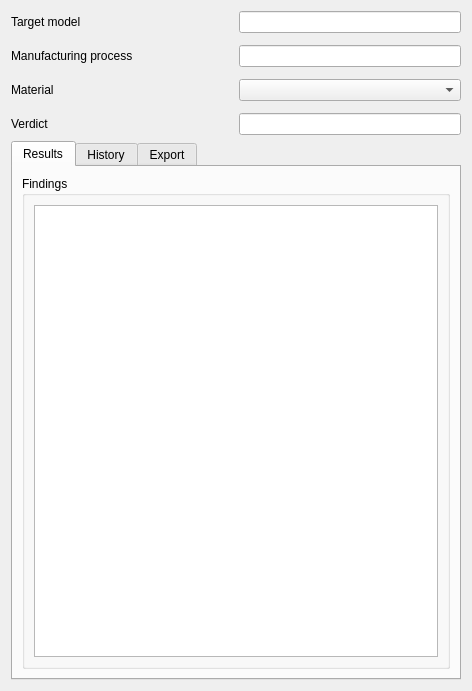
<?xml version="1.0" encoding="UTF-8"?>
<ui version="4.0">
 <class>Form</class>
 <widget class="QWidget" name="Form">
  <property name="geometry">
   <rect>
    <x>0</x>
    <y>0</y>
    <width>472</width>
    <height>691</height>
   </rect>
  </property>
  <property name="windowTitle">
   <string>Form</string>
  </property>
  <layout class="QVBoxLayout" name="verticalLayout" stretch="0,1">
   <item>
    <layout class="QGridLayout" name="gridLayout" columnstretch="1,1">
     <property name="verticalSpacing">
      <number>12</number>
     </property>
     <item row="2" column="1">
      <widget class="QComboBox" name="cbMaterialSwitch">
       <property name="toolTip">
        <string>&lt;html&gt;&lt;head/&gt;&lt;body&gt;&lt;p&gt;The material of the design.&lt;/p&gt;&lt;p&gt;&lt;br/&gt;&lt;/p&gt;&lt;p&gt;Change the material to rerun checks with different thresholds. Analyzers are reused; only checks are re-evaluated.&lt;/p&gt;&lt;p&gt;The parameters are editable in the Process Library.&lt;/p&gt;&lt;/body&gt;&lt;/html&gt;</string>
       </property>
      </widget>
     </item>
     <item row="3" column="1">
      <widget class="QLineEdit" name="leVerdict"/>
     </item>
     <item row="0" column="0">
      <widget class="QLabel" name="lTarget">
       <property name="text">
        <string>Target model</string>
       </property>
      </widget>
     </item>
     <item row="0" column="1">
      <widget class="QLineEdit" name="leTarget">
       <property name="toolTip">
        <string>&lt;html&gt;&lt;head/&gt;&lt;body&gt;&lt;p&gt;The model the analysis was run on.&lt;/p&gt;&lt;/body&gt;&lt;/html&gt;</string>
       </property>
      </widget>
     </item>
     <item row="1" column="1">
      <widget class="QLineEdit" name="leProcess">
       <property name="toolTip">
        <string>&lt;html&gt;&lt;head/&gt;&lt;body&gt;&lt;p&gt;The manufacturing process the design was checked against.&lt;/p&gt;&lt;/body&gt;&lt;/html&gt;</string>
       </property>
      </widget>
     </item>
     <item row="2" column="0">
      <widget class="QLabel" name="lMaterial">
       <property name="text">
        <string>Material</string>
       </property>
      </widget>
     </item>
     <item row="1" column="0">
      <widget class="QLabel" name="lProcess">
       <property name="text">
        <string>Manufacturing process</string>
       </property>
      </widget>
     </item>
     <item row="3" column="0">
      <widget class="QLabel" name="lVerdict">
       <property name="text">
        <string>Verdict</string>
       </property>
      </widget>
     </item>
    </layout>
   </item>
   <item>
    <widget class="QTabWidget" name="tabWidget">
     <property name="sizePolicy">
      <sizepolicy hsizetype="Expanding" vsizetype="Expanding">
       <horstretch>0</horstretch>
       <verstretch>1</verstretch>
      </sizepolicy>
     </property>
     <property name="currentIndex">
      <number>0</number>
     </property>
     <widget class="QWidget" name="tabResults">
      <attribute name="title">
       <string>Results</string>
      </attribute>
      <layout class="QVBoxLayout" name="verticalLayout_2">
       <item>
        <widget class="QGroupBox" name="groupBox_2">
         <property name="sizePolicy">
          <sizepolicy hsizetype="Expanding" vsizetype="Expanding">
           <horstretch>0</horstretch>
           <verstretch>0</verstretch>
          </sizepolicy>
         </property>
         <property name="title">
          <string>Findings</string>
         </property>
         <layout class="QHBoxLayout" name="horizontalLayout">
          <item>
           <widget class="QTreeView" name="tvResults">
            <property name="sizePolicy">
             <sizepolicy hsizetype="Expanding" vsizetype="Expanding">
              <horstretch>0</horstretch>
              <verstretch>0</verstretch>
             </sizepolicy>
            </property>
           </widget>
          </item>
         </layout>
        </widget>
       </item>
      </layout>
     </widget>
     <widget class="QWidget" name="tabHistory">
      <attribute name="title">
       <string>History</string>
      </attribute>
      <layout class="QVBoxLayout" name="vlHistory">
       <item>
        <layout class="QGridLayout" name="gridLayout_3" columnstretch="1,1,1">
         <item row="0" column="1" alignment="Qt::AlignmentFlag::AlignHCenter">
          <widget class="QLabel" name="lRegressed">
           <property name="font">
            <font>
             <pointsize>14</pointsize>
             <bold>true</bold>
            </font>
           </property>
           <property name="text">
            <string>0</string>
           </property>
          </widget>
         </item>
         <item row="0" column="2" alignment="Qt::AlignmentFlag::AlignHCenter">
          <widget class="QLabel" name="lUnchanged">
           <property name="font">
            <font>
             <pointsize>14</pointsize>
             <bold>true</bold>
            </font>
           </property>
           <property name="text">
            <string>0</string>
           </property>
          </widget>
         </item>
         <item row="0" column="0" alignment="Qt::AlignmentFlag::AlignHCenter">
          <widget class="QLabel" name="lResolved">
           <property name="font">
            <font>
             <pointsize>14</pointsize>
             <bold>true</bold>
            </font>
           </property>
           <property name="text">
            <string>0</string>
           </property>
          </widget>
         </item>
         <item row="1" column="0" alignment="Qt::AlignmentFlag::AlignHCenter">
          <widget class="QLabel" name="label_4">
           <property name="text">
            <string>Resolved</string>
           </property>
          </widget>
         </item>
         <item row="1" column="1" alignment="Qt::AlignmentFlag::AlignHCenter">
          <widget class="QLabel" name="label_5">
           <property name="text">
            <string>Regressed</string>
           </property>
          </widget>
         </item>
         <item row="1" column="2" alignment="Qt::AlignmentFlag::AlignHCenter">
          <widget class="QLabel" name="label_6">
           <property name="text">
            <string>Unchanged</string>
           </property>
          </widget>
         </item>
        </layout>
       </item>
       <item>
        <layout class="QGridLayout" name="gridLayout_4" rowstretch="0" columnstretch="0,1,0,1,0" rowminimumheight="0">
         <property name="verticalSpacing">
          <number>6</number>
         </property>
         <item row="0" column="2">
          <widget class="QLabel" name="lVs">
           <property name="text">
            <string>vs</string>
           </property>
          </widget>
         </item>
         <item row="0" column="1">
          <widget class="QComboBox" name="cbRun1"/>
         </item>
         <item row="0" column="0">
          <widget class="QLabel" name="lCompare">
           <property name="text">
            <string>Compare</string>
           </property>
          </widget>
         </item>
         <item row="0" column="3">
          <widget class="QComboBox" name="cbRun2"/>
         </item>
         <item row="0" column="4">
          <widget class="QPushButton" name="pbExportDiff">
           <property name="sizePolicy">
            <sizepolicy hsizetype="Fixed" vsizetype="Maximum">
             <horstretch>0</horstretch>
             <verstretch>0</verstretch>
            </sizepolicy>
           </property>
           <property name="maximumSize">
            <size>
             <width>25</width>
             <height>16777215</height>
            </size>
           </property>
           <property name="toolTip">
            <string>Exports a CSV history diff report to the chosen file location</string>
           </property>
           <property name="text">
            <string/>
           </property>
          </widget>
         </item>
        </layout>
       </item>
       <item>
        <widget class="QListWidget" name="lwDiffs">
         <property name="sizePolicy">
          <sizepolicy hsizetype="Expanding" vsizetype="MinimumExpanding">
           <horstretch>0</horstretch>
           <verstretch>0</verstretch>
          </sizepolicy>
         </property>
        </widget>
       </item>
       <item>
        <widget class="QGroupBox" name="gbHistoryTrend">
         <property name="title">
          <string>History Trend</string>
         </property>
        </widget>
       </item>
      </layout>
     </widget>
     <widget class="QWidget" name="tab">
      <attribute name="title">
       <string>Export</string>
      </attribute>
      <layout class="QVBoxLayout" name="verticalLayout_3">
       <item>
        <widget class="QGroupBox" name="groupBox">
         <property name="title">
          <string>Columns</string>
         </property>
         <layout class="QVBoxLayout" name="verticalLayout_4">
          <item>
           <layout class="QGridLayout" name="gridLayout_2" rowstretch="0,0" columnstretch="1,1">
            <property name="verticalSpacing">
             <number>12</number>
            </property>
            <item row="0" column="1">
             <widget class="QCheckBox" name="cbColFeedback">
              <property name="toolTip">
               <string>Includes the configured warning or error message text for each finding.</string>
              </property>
              <property name="text">
               <string>Feedback msg</string>
              </property>
              <property name="checked">
               <bool>false</bool>
              </property>
             </widget>
            </item>
            <item row="0" column="0">
             <widget class="QCheckBox" name="cbColCriticality">
              <property name="toolTip">
               <string>Includes the criticality level (Critical, High, Medium, Low) for each finding.</string>
              </property>
              <property name="text">
               <string>Criticality</string>
              </property>
              <property name="checked">
               <bool>true</bool>
              </property>
             </widget>
            </item>
            <item row="1" column="0">
             <widget class="QCheckBox" name="cbColMetadata">
              <property name="toolTip">
               <string>Adds a header block with the target model, process, material, and verdict before the data rows.</string>
              </property>
              <property name="text">
               <string>Metadata header</string>
              </property>
              <property name="checked">
               <bool>true</bool>
              </property>
             </widget>
            </item>
            <item row="1" column="1">
             <widget class="QCheckBox" name="cbColUnit">
              <property name="toolTip">
               <string>Includes the unit of measurement for each numerical value.</string>
              </property>
              <property name="text">
               <string>Unit</string>
              </property>
              <property name="checked">
               <bool>true</bool>
              </property>
             </widget>
            </item>
           </layout>
          </item>
         </layout>
        </widget>
       </item>
       <item>
        <widget class="QGroupBox" name="groupBox_4">
         <property name="title">
          <string>Include Rows</string>
         </property>
         <layout class="QVBoxLayout" name="verticalLayout_5">
          <item>
           <layout class="QGridLayout" name="gridLayout_5" rowstretch="0,0" columnstretch="1,1">
            <property name="verticalSpacing">
             <number>12</number>
            </property>
            <item row="0" column="1">
             <widget class="QCheckBox" name="cbRowWarnings">
              <property name="toolTip">
               <string>Includes findings that fall within the warning range.</string>
              </property>
              <property name="text">
               <string>Warnings</string>
              </property>
              <property name="checked">
               <bool>true</bool>
              </property>
             </widget>
            </item>
            <item row="0" column="0">
             <widget class="QCheckBox" name="cbRowErrors">
              <property name="toolTip">
               <string>Includes findings that exceed the error threshold.</string>
              </property>
              <property name="text">
               <string>Errors</string>
              </property>
              <property name="checked">
               <bool>true</bool>
              </property>
             </widget>
            </item>
            <item row="1" column="0">
             <widget class="QCheckBox" name="cbRowPassed">
              <property name="toolTip">
               <string>Includes rules that found no issues. Adds one row per passing rule.</string>
              </property>
              <property name="text">
               <string>Passed</string>
              </property>
              <property name="checked">
               <bool>true</bool>
              </property>
             </widget>
            </item>
            <item row="1" column="1">
             <widget class="QCheckBox" name="cbRowIgnored">
              <property name="toolTip">
               <string>Includes findings that have been marked as ignored.</string>
              </property>
              <property name="text">
               <string>Ignored</string>
              </property>
              <property name="checked">
               <bool>true</bool>
              </property>
             </widget>
            </item>
           </layout>
          </item>
         </layout>
        </widget>
       </item>
       <item>
        <widget class="QGroupBox" name="groupBox_5">
         <property name="title">
          <string>Format</string>
         </property>
         <layout class="QVBoxLayout" name="verticalLayout_6">
          <item>
           <layout class="QHBoxLayout" name="horizontalLayout_4">
            <item>
             <widget class="QLabel" name="lblDelimiter">
              <property name="text">
               <string>Delimiter</string>
              </property>
             </widget>
            </item>
            <item>
             <widget class="QComboBox" name="cbDelimiter">
              <property name="toolTip">
               <string>Sets the character used to separate values. Use Semicolon for European locales where comma is the decimal separator.</string>
              </property>
             </widget>
            </item>
           </layout>
          </item>
         </layout>
        </widget>
       </item>
       <item>
        <layout class="QHBoxLayout" name="horizontalLayout_3">
         <item>
          <spacer name="horizontalSpacer">
           <property name="orientation">
            <enum>Qt::Orientation::Horizontal</enum>
           </property>
           <property name="sizeHint" stdset="0">
            <size>
             <width>40</width>
             <height>20</height>
            </size>
           </property>
          </spacer>
         </item>
         <item>
          <widget class="QPushButton" name="pbExportCSV">
           <property name="toolTip">
            <string>Exports the analysis results to a CSV file with the selected options.</string>
           </property>
           <property name="text">
            <string>Export</string>
           </property>
          </widget>
         </item>
         <item>
          <spacer name="horizontalSpacer_2">
           <property name="orientation">
            <enum>Qt::Orientation::Horizontal</enum>
           </property>
           <property name="sizeHint" stdset="0">
            <size>
             <width>40</width>
             <height>20</height>
            </size>
           </property>
          </spacer>
         </item>
        </layout>
       </item>
       <item>
        <spacer name="verticalSpacer">
         <property name="orientation">
          <enum>Qt::Orientation::Vertical</enum>
         </property>
         <property name="sizeHint" stdset="0">
          <size>
           <width>20</width>
           <height>40</height>
          </size>
         </property>
        </spacer>
       </item>
      </layout>
     </widget>
    </widget>
   </item>
  </layout>
 </widget>
 <resources/>
 <connections/>
</ui>
